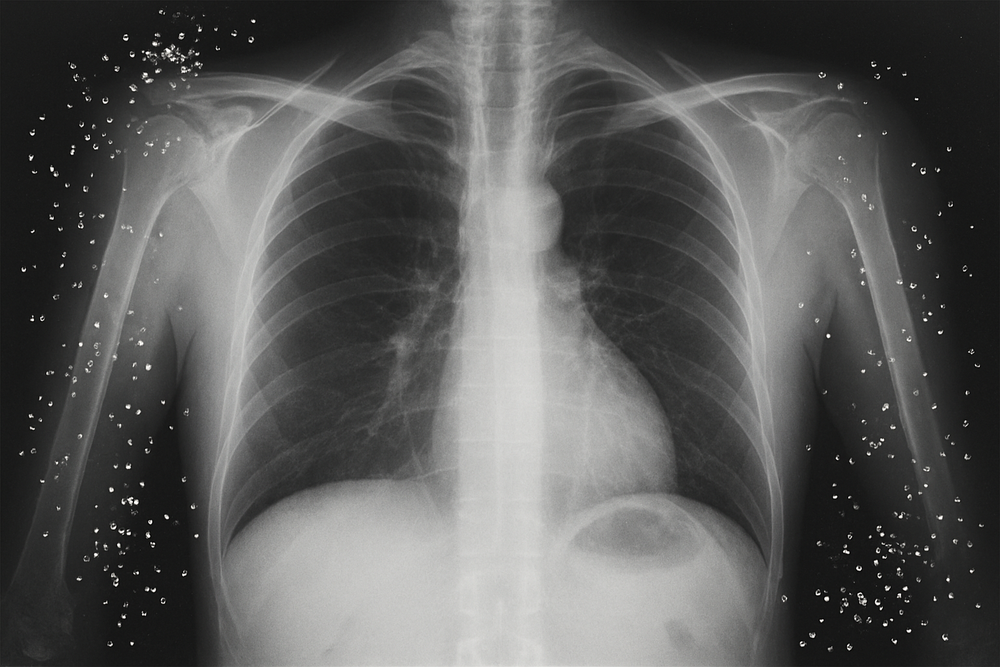
#> input picture Lab3/xray_peppered.png, 1000 x 667 px, shrunk from 1536 x 1024 before the run
$ python main.py
#> lines starting #> are read from the running program, lines starting #| are printed output that depends on the picture; after the words box and inside, x2 and y2 are one past the last pixel; in counts of white or black regions, pixels touching at a corner belong together
import cv2
import numpy as np


img = cv2.cvtColor(cv2.imread('xray_peppered.png'), cv2.COLOR_BGR2GRAY)
#cv2.imread('xray.jpg', cv2.IMREAD_GRAYSCALE)

cv2.imshow("Original", img)
cv2.waitKey(0)

kernel = cv2.getStructuringElement(cv2.MORPH_ELLIPSE, (5,5))

_, binary = cv2.threshold(img, 0, 255, cv2.THRESH_BINARY + cv2.THRESH_OTSU)
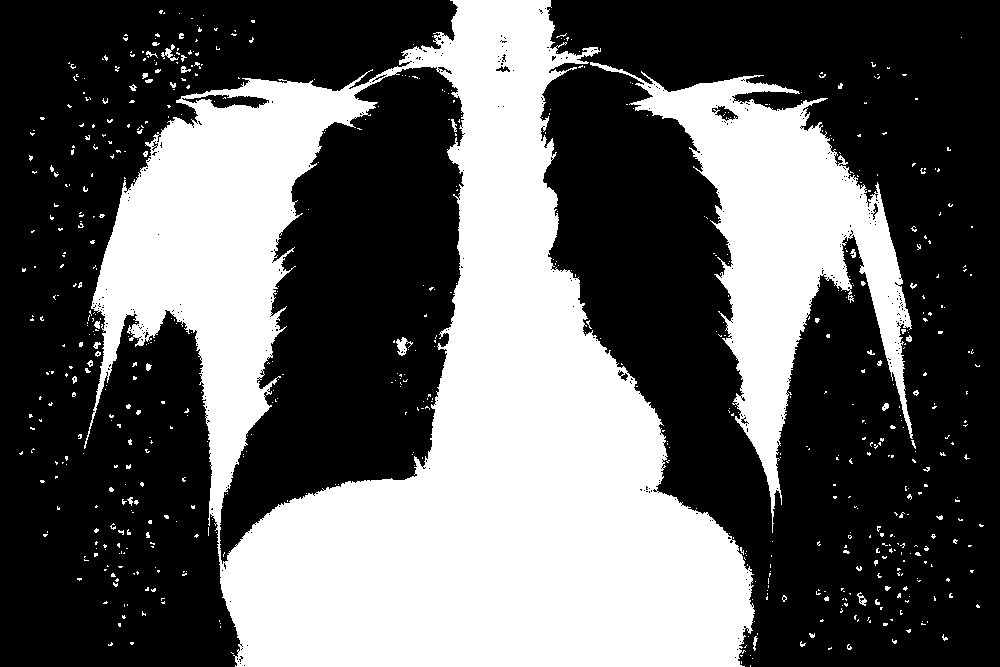
#> binary: shape (667, 1000); 38.2% white; 669 white regions (632 under 20 px), largest, box (x1, y1, x2, y2) and area: (84, 0, 755, 667) 207069, (590, 62, 913, 533) 42671, (396, 337, 413, 356) 148

erosion = cv2.erode(binary, kernel, iterations=2)
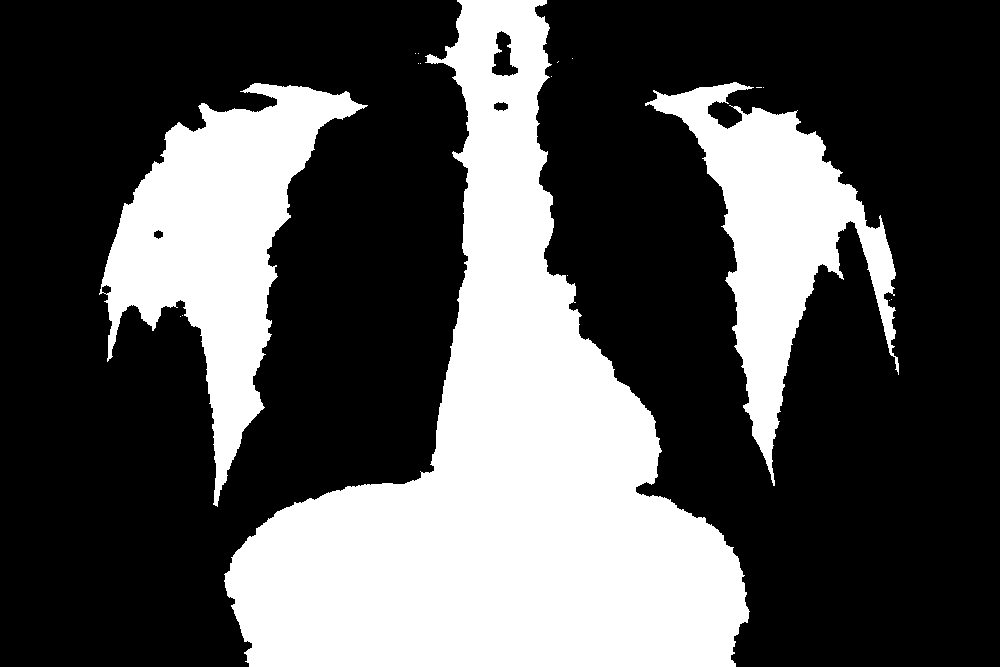
#> erosion: shape (667, 1000); 32.7% white; 17 white regions (14 under 20 px), largest, box (x1, y1, x2, y2) and area: (224, 0, 750, 667) 144631, (99, 83, 368, 507) 41605, (645, 82, 899, 486) 31862
cv2.imshow("Erosion", erosion)

dilation = cv2.dilate(binary, kernel, iterations=1)
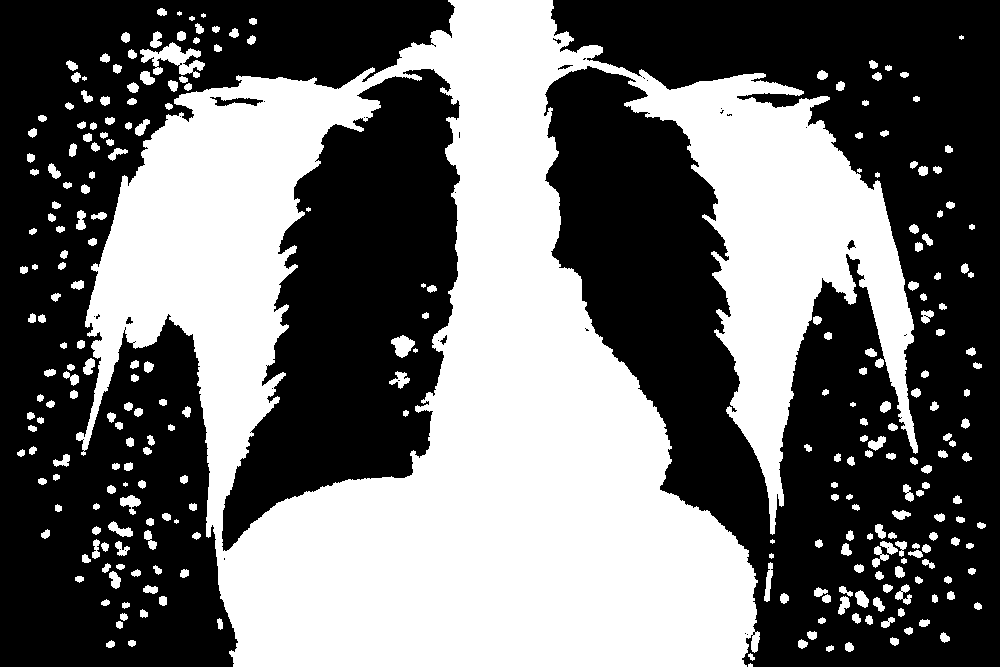
#> dilation: shape (667, 1000); 43.2% white; 269 white regions (12 under 20 px), largest, box (x1, y1, x2, y2) and area: (76, 0, 918, 667) 270399, (140, 42, 205, 78) 1030, (391, 335, 415, 358) 336
cv2.imshow("Dilation", dilation)

opening = cv2.dilate(erosion, kernel, iterations=1)
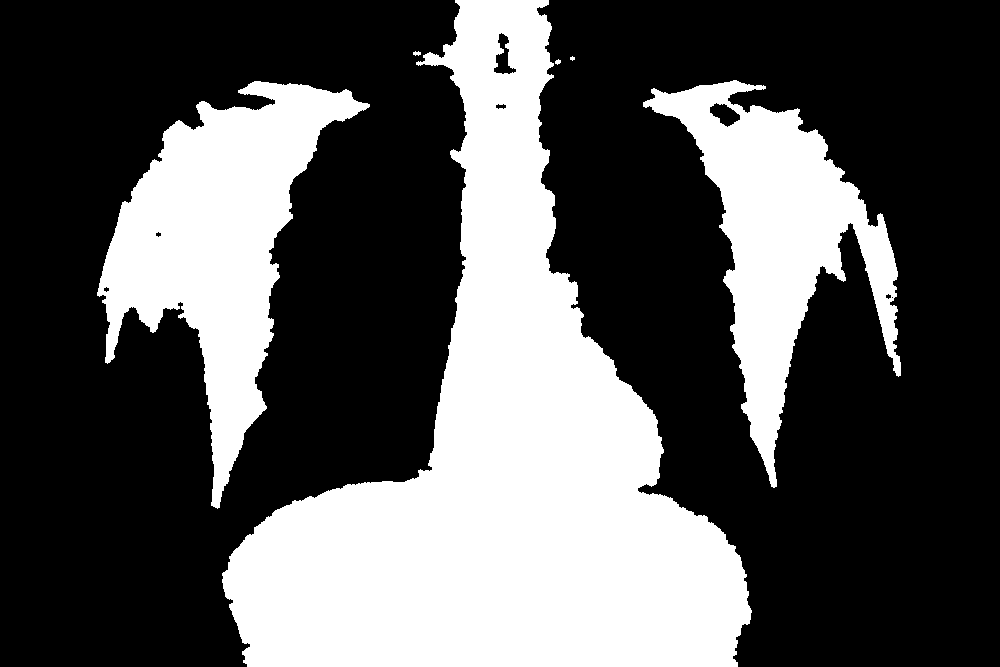
#> opening: shape (667, 1000); 34.4% white; 6 white regions (1 under 20 px), largest, box (x1, y1, x2, y2) and area: (222, 0, 752, 667) 148893, (97, 81, 370, 509) 44861, (643, 80, 901, 488) 35525, (413, 51, 421, 56) 28, (555, 59, 561, 65) 24
closing = cv2.erode(dilation, kernel, iterations=1)
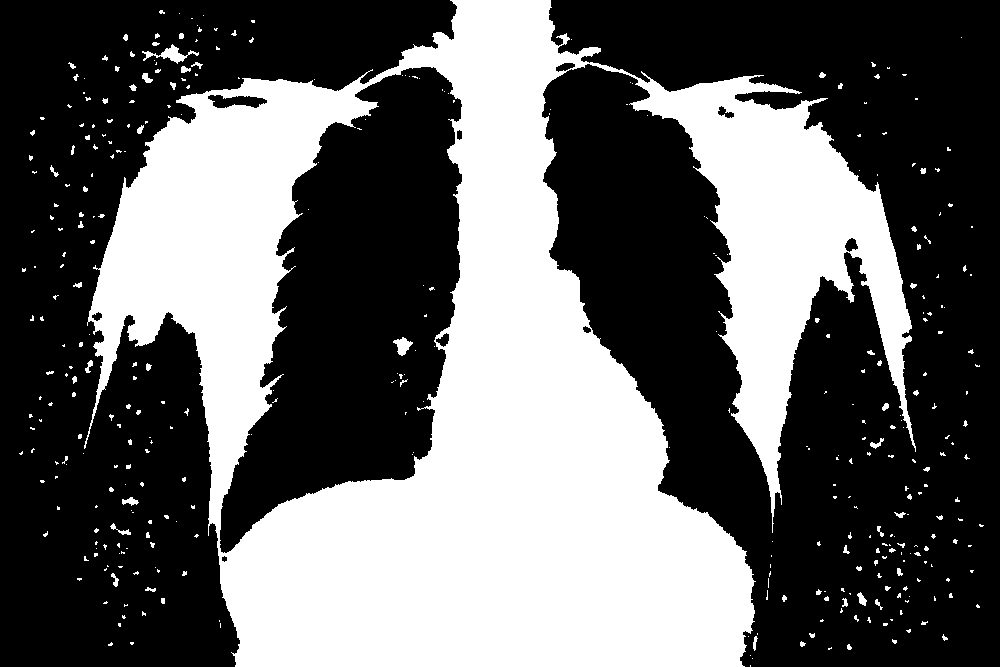
#> closing: shape (667, 1000); 39% white; 375 white regions (307 under 20 px), largest, box (x1, y1, x2, y2) and area: (84, 0, 916, 667) 255133, (142, 44, 199, 64) 351, (393, 337, 413, 356) 200
cv2.imshow("Opening", opening)
cv2.imshow("Closing", closing)
cv2.waitKey(0)
cv2.destroyAllWindows()

$ run again, with Lab3/xray.jpg saved as Lab3/xray_peppered.png
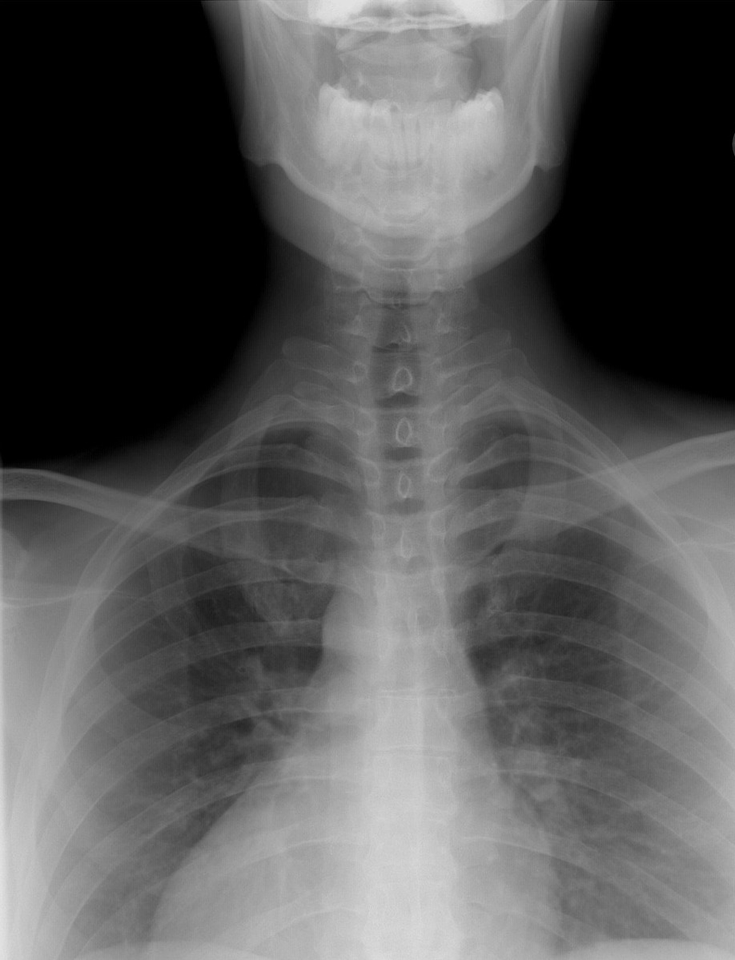
#> input picture Lab3/xray.jpg, 735 x 960 px, shrunk from 918 x 1198 before the run
#> `_, binary = cv2.threshold(img, 0, 255, cv2.THRESH_BINARY + cv2.THRESH_..`:
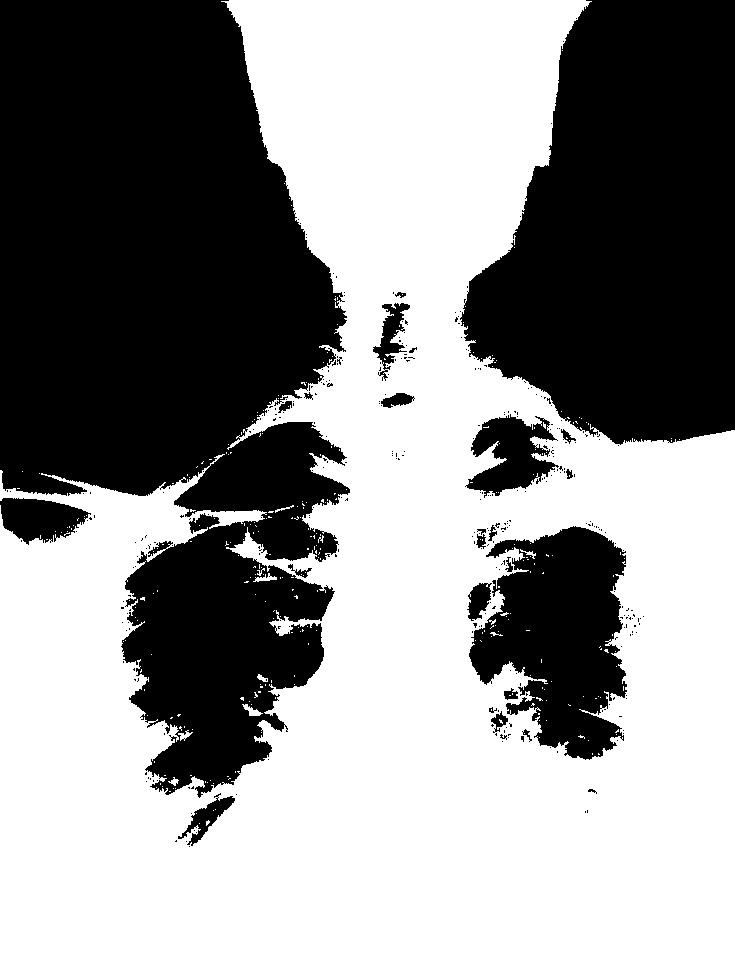
#> binary: shape (960, 735); 56% white; 340 black regions (314 under 20 px), largest, box (x1, y1, x2, y2) and area: (0, 0, 350, 798) 184796, (460, 0, 735, 445) 90340, (469, 526, 627, 760) 23715
#> erosion: shape (960, 735); 51.2% white; 9 black regions, largest, box (x1, y1, x2, y2) and area: (0, 0, 354, 851) 205766, (451, 0, 735, 504) 101529, (463, 516, 648, 764) 32936
#> dilation: shape (960, 735); 58.9% white; 78 black regions (60 under 20 px), largest, box (x1, y1, x2, y2) and area: (0, 0, 344, 494) 133513, (464, 0, 735, 443) 88407, (124, 524, 332, 787) 30421
#> opening: shape (960, 735); 52.8% white; 11 black regions, largest, box (x1, y1, x2, y2) and area: (0, 0, 352, 849) 200353, (453, 0, 735, 448) 92621, (465, 518, 646, 762) 30582
#> `closing = cv2.erode(dilation, kernel, iterations=1)`:
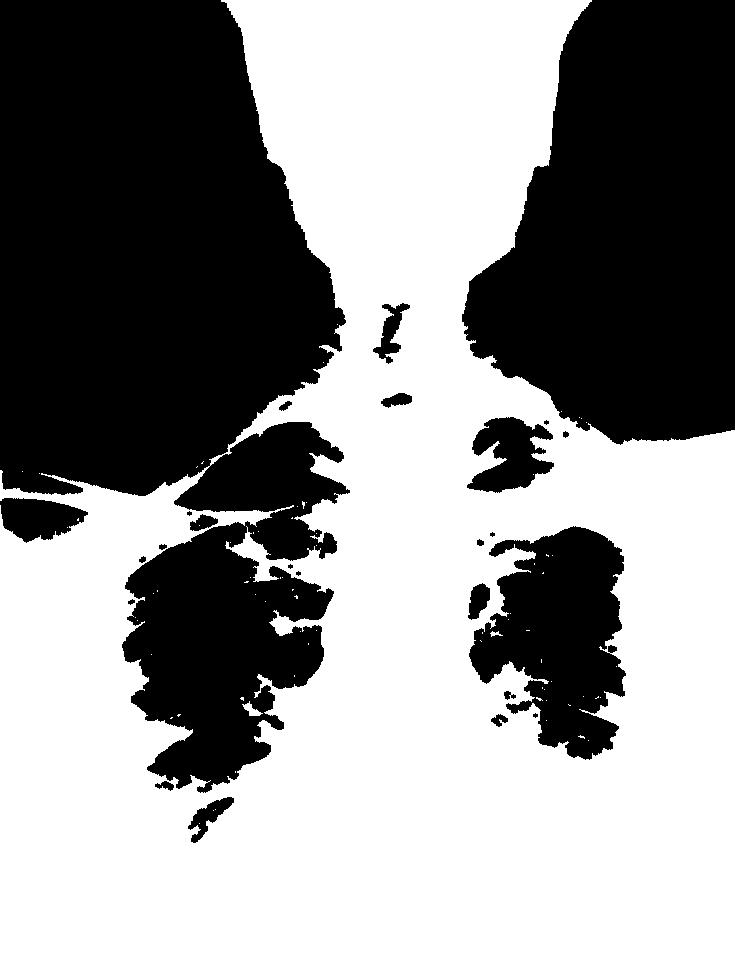
#> closing: shape (960, 735); 56.7% white; 25 black regions (6 under 20 px), largest, box (x1, y1, x2, y2) and area: (0, 0, 350, 793) 182178, (462, 0, 735, 445) 90034, (469, 526, 626, 760) 22973

$ run again, with Lab3/satellite.jpg saved as Lab3/xray_peppered.png
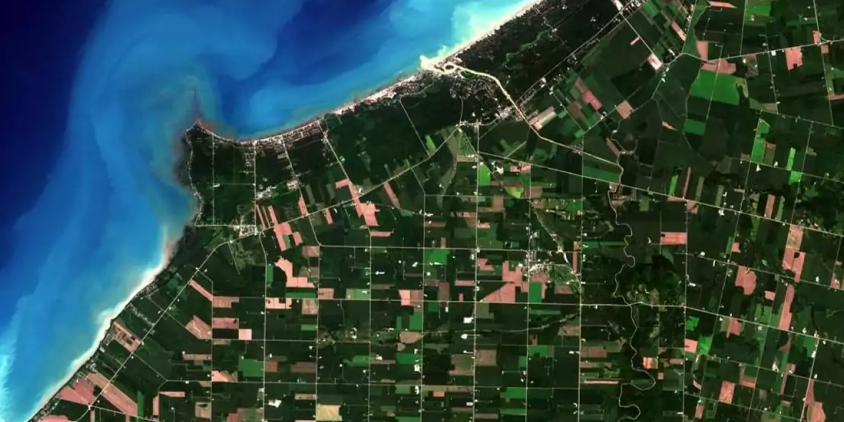
#> input picture Lab3/satellite.jpg, 844 x 422 px
#> `_, binary = cv2.threshold(img, 0, 255, cv2.THRESH_BINARY + cv2.THRESH_..`:
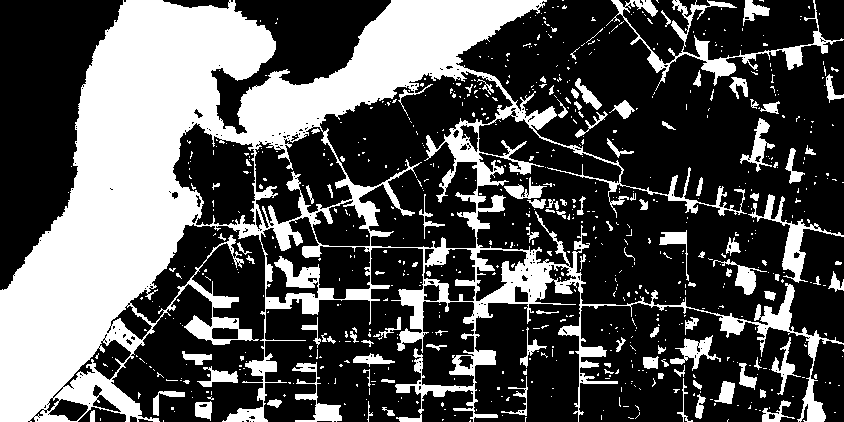
#> binary: shape (422, 844); 32.8% white; 739 white regions (628 under 20 px), largest, box (x1, y1, x2, y2) and area: (0, 0, 844, 422) 97452, (606, 0, 844, 91) 2988, (748, 194, 844, 283) 1393
#> erosion: shape (422, 844); 17.8% white; 97 white regions (48 under 20 px), largest, box (x1, y1, x2, y2) and area: (0, 0, 272, 422) 45385, (226, 0, 538, 141) 13604, (63, 376, 136, 413) 708
#> dilation: shape (422, 844); 49.7% white; 133 white regions (28 under 20 px), largest, box (x1, y1, x2, y2) and area: (0, 0, 844, 422) 158848, (566, 0, 844, 120) 8340, (738, 116, 780, 174) 1149
#> opening: shape (422, 844); 20.5% white; 86 white regions (6 under 20 px), largest, box (x1, y1, x2, y2) and area: (0, 0, 274, 422) 47802, (224, 0, 540, 143) 14957, (61, 374, 138, 415) 1142
#> `closing = cv2.erode(dilation, kernel, iterations=1)`:
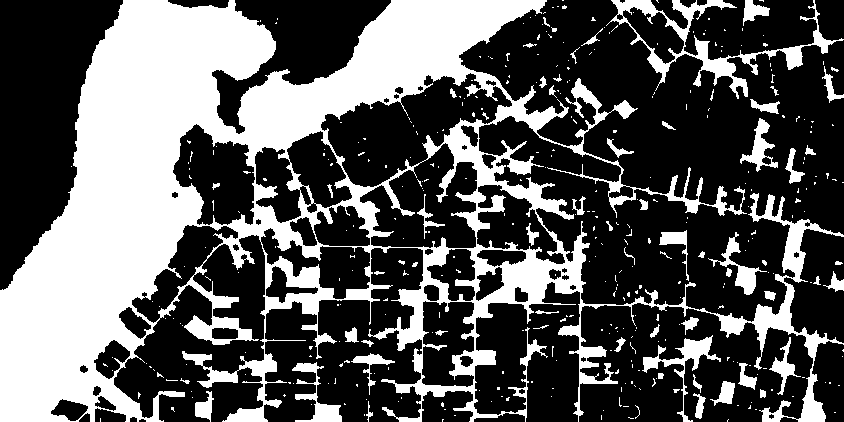
#> closing: shape (422, 844); 35.3% white; 389 white regions (324 under 20 px), largest, box (x1, y1, x2, y2) and area: (0, 0, 844, 422) 110971, (606, 0, 844, 99) 3918, (642, 335, 721, 422) 1172
